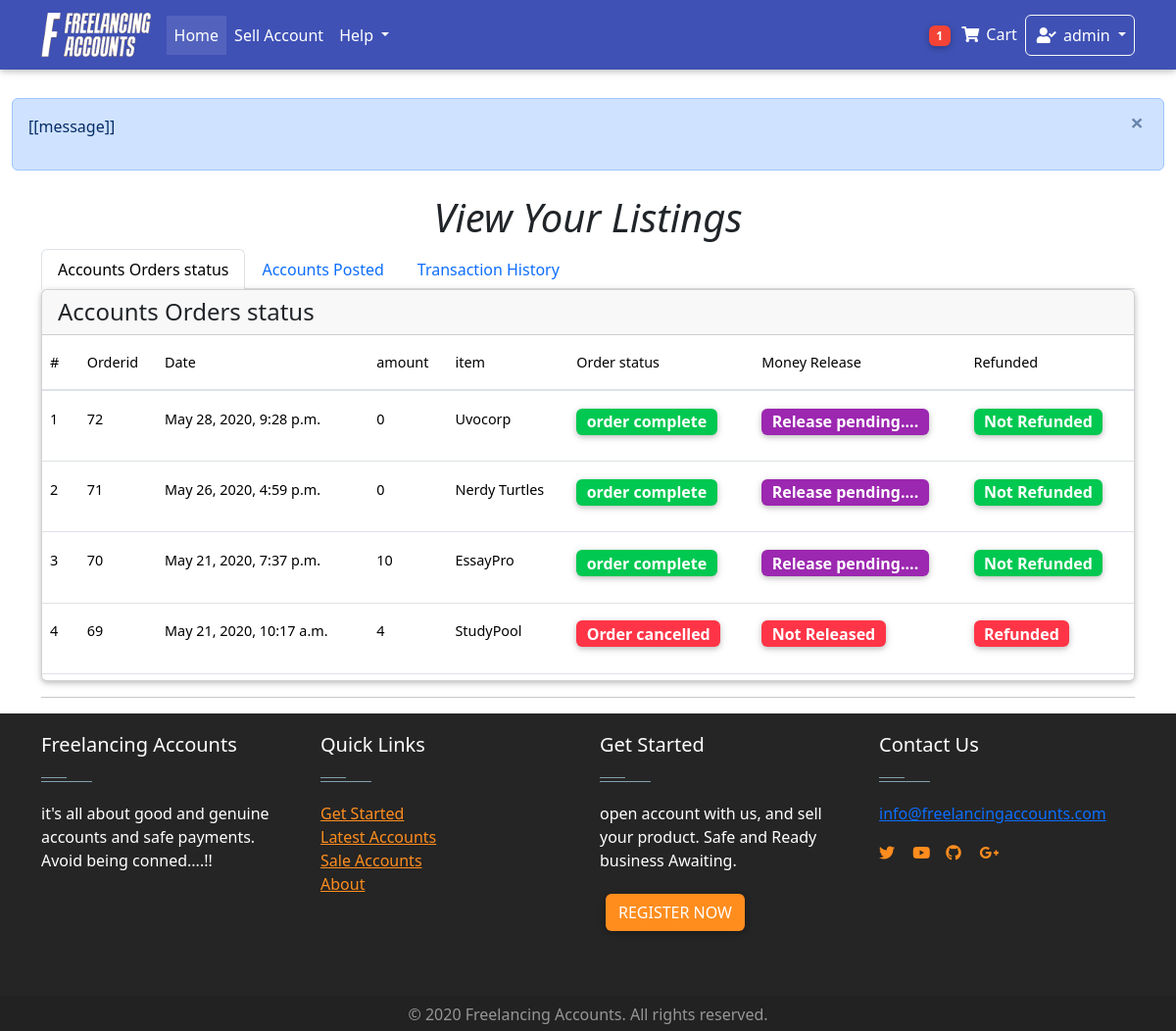
The page /dashboard/transactions/ (signed in) on the database as committed earlier.
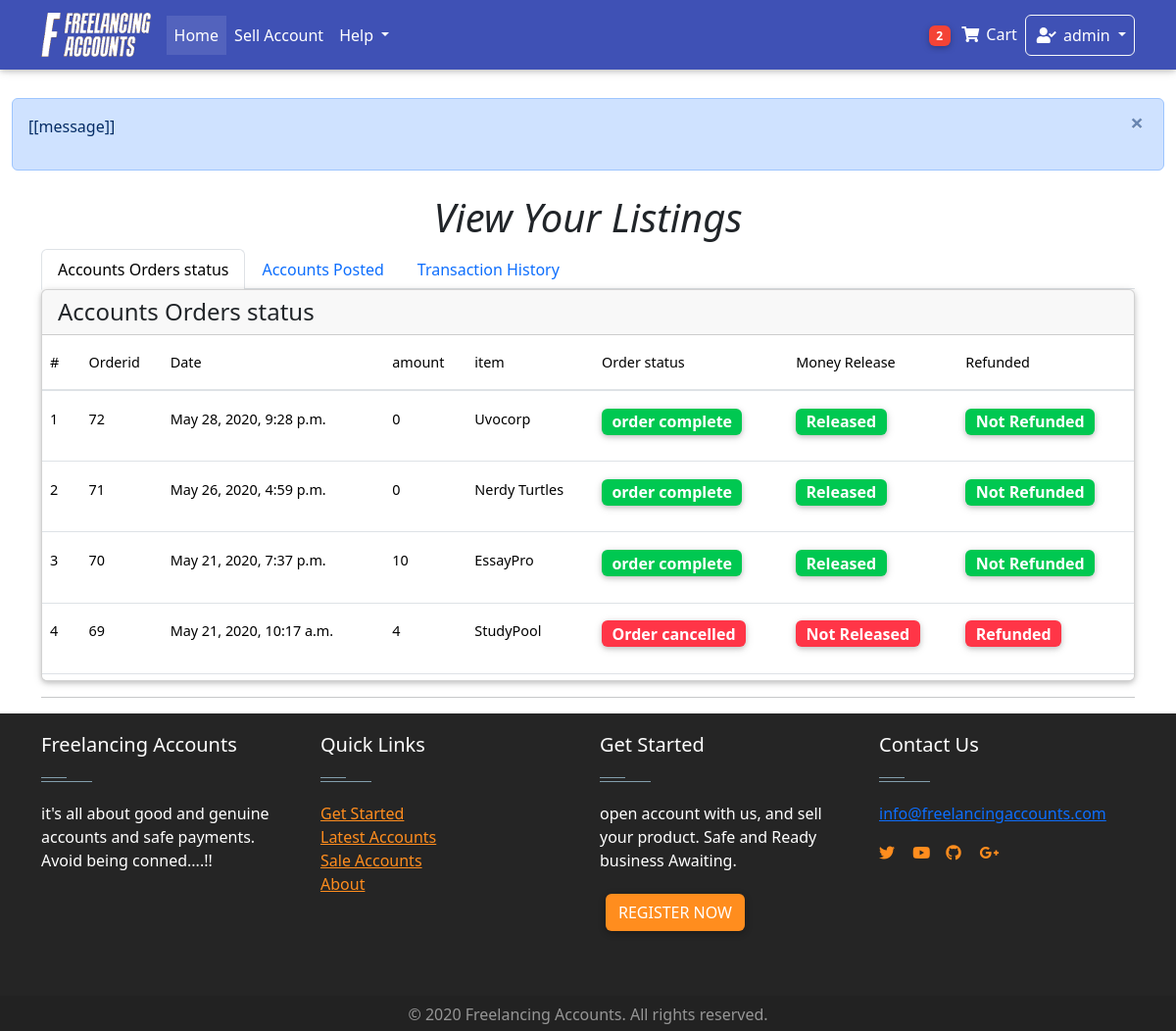
The same page on the database as committed later.
### Home/models.py (models this page shows, shortened)
class Order(models.Model):
    user = models.ForeignKey(settings.AUTH_USER_MODEL,on_delete = models.CASCADE)
    items = models.ManyToManyField(OrderItem)
    start_date = models.DateField(auto_now_add = True)
    ordered_date = models.DateTimeField()
    ordered = models.BooleanField(default = False)
    seller = models.ForeignKey(settings.AUTH_USER_MODEL,on_delete = models.CASCADE, related_name="user", blank=True, null = True)
    amount = models.IntegerField(default=0.0)
    released = models.BooleanField(default=False)
    refund = models.BooleanField(default=False)
    billing_address = models.ForeignKey(
        "BillingAddress", on_delete = models.SET_NULL, blank = True, null = True)

class OrderItem(models.Model):
    user = models.ForeignKey(settings.AUTH_USER_MODEL,on_delete = models.CASCADE)
    item = models.ForeignKey(Item, on_delete = models.CASCADE)
    quantity = models.IntegerField(default= 1)
    ordered = models.BooleanField(default = False)

class Item(models.Model):
    created_by = models.ForeignKey(settings.AUTH_USER_MODEL,on_delete = models.CASCADE,blank = True, null = True, editable = False)
    created_at = models.DateTimeField(auto_now_add= True, blank = True, null = True )
    title = models.CharField(max_length = 100)
    price = models.FloatField(default = 0.0)
    discountprice = models.FloatField(blank= True, null = True)
    category = models.CharField(choices = Category_choices, max_length=2)
    label = models.CharField(choices = Label_choices, max_length=1)
    Level = models.CharField(choices = Level_choices, max_length = 15 ,blank= True, null = True)
    finished_orders = models.IntegerField(default = 1)
    rating = models.IntegerField(default = 50 )
    Reviews =models.IntegerField( default = 1)
    profile = models.CharField( max_length = 20)
    description = models.TextField()
    diplay_pic = models.ImageField(upload_to = "display_pics/%Y%m%d/", max_length =255 )
    contact = models.CharField(max_length=15 ,null = True,blank= True)
    sold = models.BooleanField(default=False)
    def get_discount_price(self):
        discount = self.price - self.discountprice
        return discount

### dashboard/views.py (the view)
# urls.py: path('transactions/', views.TransactionsView.as_view(), name = "transactions"),
class TransactionsView(generic.ListView):
    model = WithdrawPayouts
    template_name = "dashboard/view_transactions.html"
    def get_context_data(self, **kwargs):
        context = super(TransactionsView, self).get_context_data(**kwargs)
        order = Order.objects.filter(seller = self.request.user).order_by("-ordered_date")
        items = Item.objects.filter(created_by = self.request.user).order_by("-created_at")
        context["items"] = items
        context["order"] = order
        return context

### Home/templatetags/cart_template_tags.py (called while the page is built)
@register.filter
def cart_item_count(user):
    if user.is_authenticated:
        qs = Order.objects.filter(user = user, ordered = False)
        if qs.exists():
            return qs[0].items.count()
    return 0

@register.filter
def account_cash(user):
    if user.is_authenticated:
        qs = AccountsModel.objects.get(user= user)
        amount= qs.amount
        return amount

### Home/templatetags/login_tag.py (called while the page is built)
@register.inclusion_tag('logins/login_form.html')
def login_form_tag(current_page=None):
    return {'loginform': LoginForm(),
            'redirect_to': current_page}

### Home/templates/dashboard/view_transactions.html (shortened to what this page needs)
{% extends 'base.html' %}
{% block content%}
    <main class="container ">
      <h1 class="text-center"><i> View Your Listings </i></h1>
        <ul class="nav nav-tabs md-tabs " id="myTabMD" role="tablist">
          <li class="nav-item">
            <a class="nav-link active" id="profile-tab-md" data-toggle="tab" href="#profile-md" role="tab" aria-controls="profile-md"
              aria-selected="false"> Accounts Orders status</a>
          </li>
          <li class="nav-item">
            <a class="nav-link" id="accounts-tab" data-toggle="tab" href="#accounts" role="tab" aria-controls="accounts"
              aria-selected="false"> Accounts Posted </a>
          </li>
          <li class="nav-item">
            <a class="nav-link" id="home-tab-md" data-toggle="tab" href="#home-md" role="tab" aria-controls="home-md"
              aria-selected="true"> Transaction History </a>
          </li>
        </ul>
        <div class="tab-content " id="myTabContentMD">
          <div class="tab-pane fade show active" id="profile-md" role="tabpanel" aria-labelledby="profile-tab-md">
            <div class="card" style="overflow-y:scroll; height:400px;">
              <h4 class="card-header"> Accounts Orders status</h4>
              <div class="table-responsive  text-nowrap">
                  <table class="table table-hover ">
                    <thead>
                      <tr>
                        <th>#</th>
                        <th>Orderid</th>
                        <th>Date</th>
                        <th>amount</th>
                        <th> item </th>
                        <th> Order status</th>
                        <th> Money Release </th>
                        <th> Refunded </th>
                      </tr>
                    </thead>
                    <tbody>
                     {% for object in order %}
                      <tr>
                        <th scope="row">{{forloop.counter}}</th>
                        <td>{{ object.id }}</td>
                        <td>{{ object.ordered_date }}</td>
                        <td>{{ object.amount }}</td>
                        <td>
                          {% for obj in object.items.all %}
                            <p> {{obj.item.title}} </p>
                          {% endfor %}
                        </td>
                        <td>
                          {% if object.refund %}
                          <span class="badge badge-danger badge-pill" style="font-size: medium;"> Order cancelled </span>
                          {% elif object.ordered %}
                          <span class="badge badge-success badge-pill" style="font-size: medium;"> order complete </span>
                          {% else %}
                          <span class="badge purple badge-pill" style="font-size: medium;"> order in progress</span>
                          {% endif %}
                        </td>
                        <td>
                          {% if object.refund %}
                          <span class="badge badge-danger badge-pill" style="font-size: medium;"> Not Released </span>
                          {% elif object.released %}
                          <span class="badge badge-success badge-pill" style="font-size: medium;"> Released </span>
                          {% else %}
                          <span class="badge purple badge-pill" style="font-size: medium;"> Release pending.... </span>
                          {% endif %}
                        </td>
                        <td>
                          {% if object.refund %}
                          <span class="badge badge-danger badge-pill" style="font-size: medium;"> Refunded </span>
                          {% else %}
                          <span class="badge badge-success badge-pill" style="font-size: medium;"> Not Refunded </span>
                          {% endif %}
                        </td>
                      </tr>
                      {% empty %}
                      <tr>
                        <th scope="row"> </th>
                        <td colspan="4"> You have no previous orders to refund you Money </td>
                      </tr>
                      {% endfor %}
                    </tbody>
                  </table>
                </div>
          </div>
          </div>
        </div>
       <hr>
</main>
{% endblock %}

### Home/templates/base.html (shortened to what this page needs)
<!DOCTYPE html>
<html lang="en" dir="ltr">
{% load cart_template_tags %}
{% load static %}
{% load login_tag %}
{% load i18n %}
{% load l10n %}
  <head>
    {% block extra_head %}
    <link rel="stylesheet" href="https://use.fontawesome.com/releases/v5.8.2/css/all.css">
    <link href="{% static 'css/bootstrap.min.css'%} " rel="stylesheet">
    <link href="{% static 'css/mdb.min.css'%}" rel="stylesheet">
    <link href="{% static 'css/style.min.css' %} " rel="stylesheet">
    <link
    type="text/css"
    rel="stylesheet"
    href="https://unpkg.com/bootstrap/dist/css/bootstrap.min.css"
  />
  <link
    type="text/css"
    rel="stylesheet"
    href="https://unpkg.com/bootstrap-vue@latest/dist/bootstrap-vue.css"
  />
      {% endblock %}
</head>
<body>
<section class="">
  {% include 'nav.html' %}
</section>
<div id="app-alert"  class=" container-fluid mt-5 pt-1 " style="display: none;" >
  <div id="notification" class="alert alert-primary alert-dismissible fade show mt-5" role="alert" v-cloak v-show="alert" >
       <P id=""> [[message]]</P>
      <button type="button" class="close" data-hide="alert" @click='alert = !alert' aria-label="Close">
        <span aria-hidden="true">&times;</span>
      </button>
  </div>
</div>
<div class="mt-4">
    {% block content %}
    {% endblock %}
</div>
{% include "footer.html" %}
</body>
</html>

### Home/templates/logins/login_form.html (shortened to what this page needs)
{% load account  %}
{%  load crispy_forms_tags %}

### Home/templates/nav.html (shortened to what this page needs)
{% load cart_template_tags %}
{% load static %}
{% load notifications_tags %}
    <nav class="navbar fixed-top navbar-expand-lg  navbar-dark indigo mb-5">
        <div class = 'container' >
            <a class="navbar-brand" href="/home/">
              <img src="{% static 'whitelogo.png' %}" height="45px" alt="">
            </a>
            <div class="collapse navbar-collapse" id="navbarSupportedContent">
              <ul class="navbar-nav mr-auto">
                <li class="nav-item active">
                  <a class="nav-link" href="/home/"> Home <span class="sr-only">(current)</span></a>
                </li>
                <li class="nav-item">
                  <a class = "nav-link" href="/sell-account/" >
                    Sell Account
                  </a>
                </li>
                <li class="nav-item dropdown">
                  <a class="nav-link dropdown-toggle" href="#" id="navbarDropdownMenuLink" role="button" data-toggle="dropdown" aria-haspopup="true" aria-expanded="false">
                    Help
                  </a>
                </li>
              </ul>
            </div>
            <ul class="navbar-nav nav-flex-icons mx-right">
              {%  if request.user.is_authenticated  %}
                <li class="nav-item">
                  <a class="nav-link waves-effect " href = "{% url "Home:order-summary" %}">
                    <span class="badge red z-depth-1 badge-pill mr-1"> {{ request.user|cart_item_count }}</span>
                    <i class="fas fa-shopping-cart"></i>
                    <span class="clearfix d-none d-sm-inline-block"> Cart </span>
                  </a>
                  <li class="nav-item dropdown">
                    <a class="nav-link dropdown-toggle border border-light rounded waves-effect  waves-light" href="#" id="navbarDropdownMenuLink" role="button" data-toggle="dropdown" aria-haspopup="true" aria-expanded="false">
                      <i class="fas fa-user-check"></i>  {{request.user}}
                    </a>
                  </li>
                  {% endif %}
                </ul>
          </div>
        </nav>

### Home/templates/footer.html (shortened to what this page needs)
<!DOCTYPE html>
<html lang="en" dir="ltr">
{% load  staticfiles %}
  <head>
  </head>
  <body>
    <footer id="footer" class="footer-1">
<div class="main-footer widgets-dark typo-light">
<div class="container">
<div class="row">
<div class="col-xs-12 col-sm-6 col-md-3">
<div class="widget subscribe no-box">
<h5 class="widget-title">Freelancing Accounts <span></span></h5>
<p>it's all about good and genuine accounts and safe payments. Avoid being conned....!!</p>
</div>
</div>
<div class="col-xs-12 col-sm-6 col-md-3">
<div class="widget no-box">
<h5 class="widget-title">Quick Links<span></span></h5>
<ul class="thumbnail-widget">
<li>
<div class="thumb-content"><a href="/accounts/signup/">Get Started</a></div>
</li>
<li>
<div class="thumb-content"><a href="#.">Latest Accounts</a></div>
</li>
<li>
<div class="thumb-content"><a href="/sell-account/">Sale Accounts</a></div>
</li>
<li>
<div class="thumb-content"><a href="#.">About</a></div>
</li>
</ul>
</div>
</div>
<div class="col-xs-12 col-sm-6 col-md-3">
<div class="widget no-box">
<h5 class="widget-title">Get Started<span></span></h5>
<p>open account with us, and sell your product. Safe and Ready business Awaiting.</p>
<a class="btn" href="/accounts/signup/" >Register Now</a>
</div>
</div>
<div class="col-xs-12 col-sm-6 col-md-3">
<div class="widget no-box">
<h5 class="widget-title">Contact Us<span></span></h5>
<p><a href="mailto:victormisiko.vm@gmail.com" title="glorythemes">info@freelancingaccounts.com</a></p>
<ul class="social-footer2">
  <li class=""><a href="https://www.facebook.com/mdbootstrap" target="_blank">
    <i class="fab fa-twitter mr-3"></i>
  </a>
    </li>
  <li class=""><a href="https://www.facebook.com/mdbootstrap" target="_blank">
    <i class="fab fa-youtube mr-3"></i>
  </a>
    </li>
  <li class=""><a href="https://www.facebook.com/mdbootstrap" target="_blank">
    <i class="fab fa-github mr-3"></i>
  </a>
    </li>
  <li class=""><a href="https://www.facebook.com/mdbootstrap" target="_blank">
    <i class="fab fa-google-plus-g mr-3"></i>
  </a>
  </li>
</ul>
</div>
</div>
</div>
</div>
</div>
<div class="footer-copyright">
<div class="container">
<div class="row">
<div class="col-md-12 text-center">
<p>© 2020 Freelancing Accounts. All rights reserved.</p>
</div>
</div>
</div>
</div>
</footer>
  </body>
</html>

### Home/templates/footer.html (style rules this page uses)
footer .main-footer { padding: 20px 0; background: #252525; }
footer ul { padding-left: 0; list-style: none; }
.footer-copyright { background: #222; padding: 5px 0; }
.footer-copyright p { color: #969696; margin: 2px 0 0; }
.widget { padding: 20px; margin-bottom: 40px; }
.widget.no-box { padding: 0; background-color: transparent; margin-bottom: 40px; box-shadow: none; -webkit-box-shadow: none; -moz-box-shadow: none; -ms-box-shadow: none; -o-box-shadow: none; }
.widget.subscribe p { margin-bottom: 18px; }
.widget li a { color: #ff8d1e; }
.widget-title { margin-bottom: 20px; }
.widget-title span { background: #839FAD none repeat scroll 0 0;display: block; height: 1px;margin-top: 25px;position: relative;width: 20%; }
.widget-title span::after { background: inherit;content: "";height: inherit; position: absolute;top: -4px;width: 50%; }
.typo-light h1, .typo-light h2, .typo-light h3, .typo-light h4, .typo-light h5, .typo-light h6, .typo-light p, .typo-light div, .typo-light span, .typo-light small { color: #fff; }
ul.social-footer2 { margin: 0;padding: 0; width: auto; }
ul.social-footer2 li { display: inline-block;padding: 0; }
ul.social-footer2 li a { display: block; height:30px;width: 30px;text-align: center; }
.btn { background-color: #ff8d1e; color:#fff; }

Rows that differ between the two databases and show on the page:
changed Order "May 28, 2020, 9:28 p.m.": released "Release pending...." → "Released"
changed Order "May 26, 2020, 4:59 p.m.": released "Release pending...." → "Released"
changed Order "May 21, 2020, 7:37 p.m.": released "Release pending...." → "Released"
Other text that changed with them:
{{ request.user|cart_item_count }}: "1" → "2"
